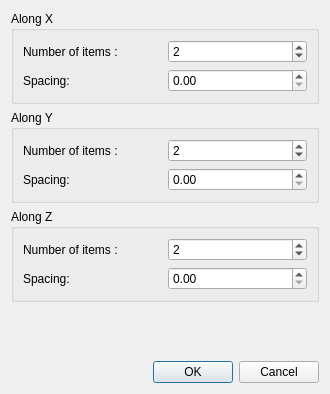
<?xml version="1.0" encoding="UTF-8"?>
<ui version="4.0">
 <class>GridDialog</class>
 <widget class="QDialog" name="GridDialog">
  <property name="geometry">
   <rect>
    <x>0</x>
    <y>0</y>
    <width>330</width>
    <height>394</height>
   </rect>
  </property>
  <property name="sizePolicy">
   <sizepolicy hsizetype="Fixed" vsizetype="Fixed">
    <horstretch>0</horstretch>
    <verstretch>0</verstretch>
   </sizepolicy>
  </property>
  <property name="windowTitle">
   <string>Dialog</string>
  </property>
  <layout class="QVBoxLayout" name="verticalLayout">
   <item>
    <widget class="QGroupBox" name="groupBox">
     <property name="title">
      <string>Along X</string>
     </property>
     <layout class="QGridLayout" name="gridLayout_2">
      <item row="1" column="1">
       <widget class="QDoubleSpinBox" name="x_space_doubleSpinBox">
        <property name="maximum">
         <double>99999999999999999475366575191804932315794610450682175621941694731908308538307845136842752.000000000000000</double>
        </property>
       </widget>
      </item>
      <item row="1" column="0">
       <widget class="QLabel" name="label_4">
        <property name="text">
         <string>Spacing:</string>
        </property>
       </widget>
      </item>
      <item row="0" column="0">
       <widget class="QLabel" name="label">
        <property name="text">
         <string>Number of items : </string>
        </property>
       </widget>
      </item>
      <item row="0" column="1">
       <widget class="QSpinBox" name="x_spinBox">
        <property name="maximum">
         <number>999</number>
        </property>
        <property name="value">
         <number>2</number>
        </property>
       </widget>
      </item>
     </layout>
    </widget>
   </item>
   <item>
    <widget class="QGroupBox" name="groupBox_2">
     <property name="title">
      <string>Along Y</string>
     </property>
     <layout class="QGridLayout" name="gridLayout_3">
      <item row="1" column="1">
       <widget class="QDoubleSpinBox" name="y_space_doubleSpinBox">
        <property name="maximum">
         <double>99999999999999999475366575191804932315794610450682175621941694731908308538307845136842752.000000000000000</double>
        </property>
       </widget>
      </item>
      <item row="1" column="0">
       <widget class="QLabel" name="label_5">
        <property name="text">
         <string>Spacing:</string>
        </property>
       </widget>
      </item>
      <item row="0" column="1">
       <widget class="QSpinBox" name="y_spinBox">
        <property name="maximum">
         <number>999</number>
        </property>
        <property name="value">
         <number>2</number>
        </property>
       </widget>
      </item>
      <item row="0" column="0">
       <widget class="QLabel" name="label_2">
        <property name="text">
         <string>Number of items : </string>
        </property>
       </widget>
      </item>
     </layout>
    </widget>
   </item>
   <item>
    <widget class="QGroupBox" name="groupBox_3">
     <property name="title">
      <string>Along Z</string>
     </property>
     <layout class="QGridLayout" name="gridLayout">
      <item row="1" column="1">
       <widget class="QDoubleSpinBox" name="z_space_doubleSpinBox">
        <property name="maximum">
         <double>99999999999999999475366575191804932315794610450682175621941694731908308538307845136842752.000000000000000</double>
        </property>
       </widget>
      </item>
      <item row="0" column="0">
       <widget class="QLabel" name="label_3">
        <property name="text">
         <string>Number of items : </string>
        </property>
       </widget>
      </item>
      <item row="1" column="0">
       <widget class="QLabel" name="label_6">
        <property name="text">
         <string>Spacing:</string>
        </property>
       </widget>
      </item>
      <item row="0" column="1">
       <widget class="QSpinBox" name="z_spinBox">
        <property name="maximum">
         <number>999</number>
        </property>
        <property name="value">
         <number>2</number>
        </property>
       </widget>
      </item>
     </layout>
    </widget>
   </item>
   <item>
    <spacer name="verticalSpacer">
     <property name="orientation">
      <enum>Qt::Vertical</enum>
     </property>
     <property name="sizeHint" stdset="0">
      <size>
       <width>20</width>
       <height>40</height>
      </size>
     </property>
    </spacer>
   </item>
   <item>
    <widget class="QDialogButtonBox" name="buttonBox">
     <property name="orientation">
      <enum>Qt::Horizontal</enum>
     </property>
     <property name="standardButtons">
      <set>QDialogButtonBox::Cancel|QDialogButtonBox::Ok</set>
     </property>
    </widget>
   </item>
  </layout>
 </widget>
 <resources/>
 <connections>
  <connection>
   <sender>buttonBox</sender>
   <signal>accepted()</signal>
   <receiver>GridDialog</receiver>
   <slot>accept()</slot>
   <hints>
    <hint type="sourcelabel">
     <x>248</x>
     <y>254</y>
    </hint>
    <hint type="destinationlabel">
     <x>157</x>
     <y>274</y>
    </hint>
   </hints>
  </connection>
  <connection>
   <sender>buttonBox</sender>
   <signal>rejected()</signal>
   <receiver>GridDialog</receiver>
   <slot>reject()</slot>
   <hints>
    <hint type="sourcelabel">
     <x>316</x>
     <y>260</y>
    </hint>
    <hint type="destinationlabel">
     <x>286</x>
     <y>274</y>
    </hint>
   </hints>
  </connection>
 </connections>
</ui>
